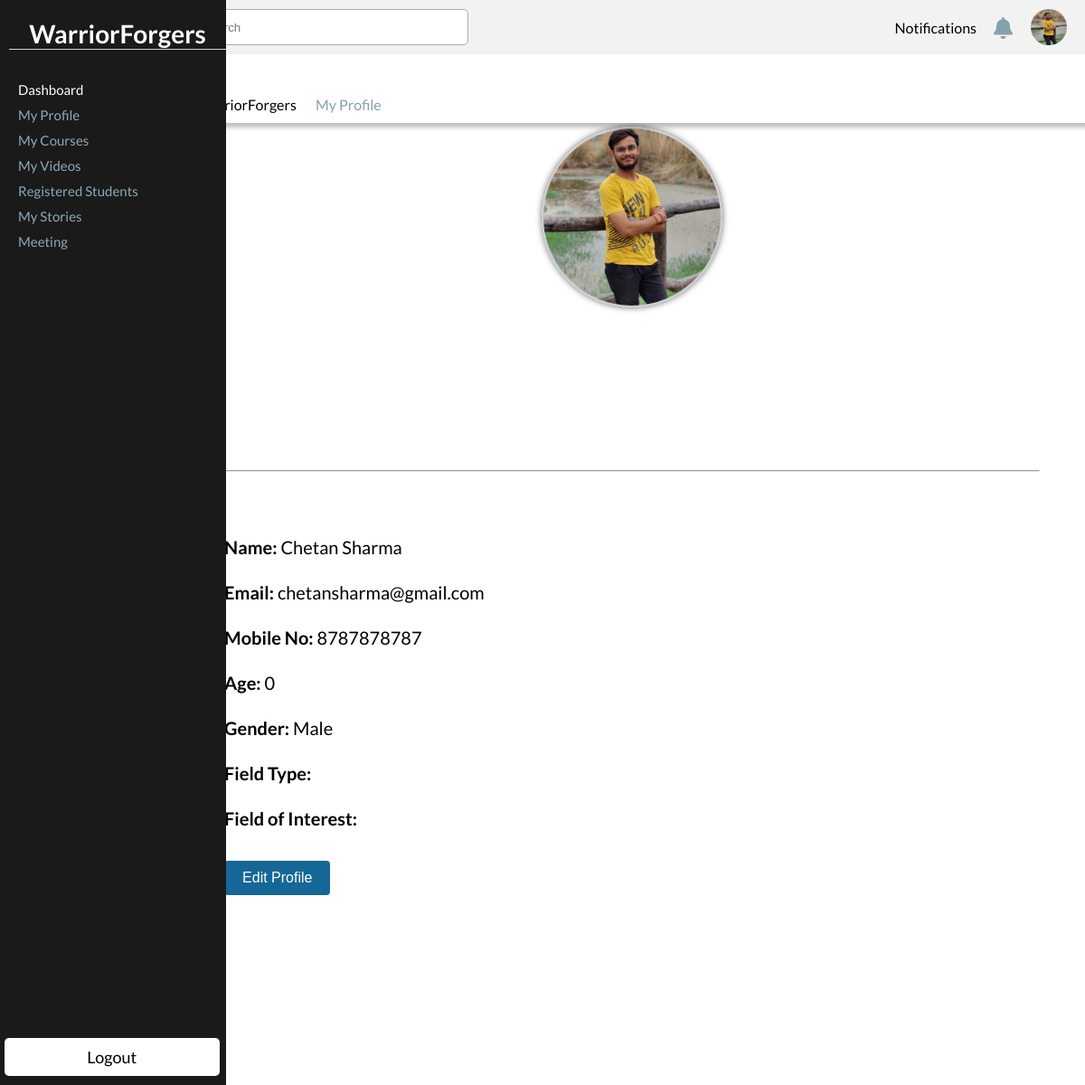
/mentor_dashboard/mentor_my_profile/ (signed in), run on the app's committed database.
### accounts/models.py (models this page shows, shortened)
class Mentor(User):
    gender_choices = (
        ("Male", "Male"),
        ("Female", "Female"),
        ("Other", "Other"),
    )
    field_type_choices = (
        ("Commssioned Officer", "Commssioned Officer"),
        ("Non-Commssioned Officer", "Non-Commssioned Officer")
    )
    field_of_interest_choices = (
        ("NDA", "NDA"),
        ("CDS", "CDS"),
        ("Territorial Army", "Territorial Army"),
    )
    mobile_number = models.CharField(max_length=10, blank=True)
    profile_pic = models.ImageField(upload_to='media/mentor_pics', blank=True)
    age = models.IntegerField(default=0)
    gender = models.CharField(max_length=10, blank=True, choices=gender_choices)
    bio = models.TextField(max_length=1000, blank=True, default="Not Available")
    students = models.ManyToManyField('Student', blank=True)
    courses = models.ManyToManyField('Course', blank=True)
    experties_field_type = models.CharField(max_length=100, choices=field_type_choices, blank=True)
    experties_field_of_interest = models.CharField(max_length=100, choices=field_of_interest_choices, blank=True)
    ratings = models.FloatField(default=0.0)
    class Meta:
        verbose_name_plural = "Mentors"

### mentor_dashboard/views.py (the view)
# urls.py: path('mentor_my_profile/', views.mentor_my_profile, name='mentor_my_profile'),
@login_required(login_url='/accounts/login')
def mentor_my_profile(request):
    user = request.user
    mentor = get_object_or_404(Mentor, user_ptr=user)
    parameters = {
        'mentor': mentor
    }
    return render(request, 'dashboard/mentor/my_profile.html', parameters)

### templates/dashboard/mentor/my_profile.html (shortened to what this page needs)
{% extends 'dashboard/mentor/base.html' %}
{% load static %}
{% block mylink %}
<link rel="stylesheet" href="{% static 'css/mentor_dashboard/my_profile.css' %}">
{% endblock %}
{% block page %}My Profile{% endblock %}
{% block main %}
<div class="main-container">
    <div class="non-edit" id="non-edit">
        <div class="my_profile_main">
            <div class="profile_div">
                <img id="previewImage" src="{{ mentor.profile_pic.url }}" alt="Profile Image">
            </div>
        </div>
        <hr id="profile-divider-non-edit">
        <div class="form-container">
            <div class="data">
                <label><b>Name:</b> {{ mentor.first_name }} {{ mentor.last_name }}</label>
                <label><b>Email:</b> {{ mentor.email }}</label>
                <label><b>Mobile No:</b> {{ mentor.mobile_number }}</label>
                <label><b>Age:</b> {{ mentor.age }}</label>
                <label><b>Gender:</b> {{ mentor.gender }}</label>
                <label><b>Field Type:</b> {{ mentor.field_type }}</label>
                <label id="lastfield"><b>Field of Interest:</b> {{ mentor.field_of_interest }}</label>
                <button onclick="edit()" id="pro-edit-btn">Edit Profile</button>
            </div>
        </div>
    </div>
</div>
{% endblock %}

### templates/dashboard/mentor/base.html (shortened to what this page needs)
{% load static %}
<!DOCTYPE html>
<html lang="en">
<head>
    <link rel="stylesheet" href="{% static 'css/mentor_dashboard/dashboard.css' %}">
    <link rel="stylesheet" href="{% static 'css/mentor_dashboard/dashboard_mobile.css' %}">
    {% block mylink %}
    {% endblock %}
</head>
<body>
    <header>
        <div class="navbar">
            <input type="text" class="search-bar" placeholder="Search" id="search-bar">
            <img src="{{ mentor.profile_pic.url }}" class="profile-icon" alt="Profile">
            <span class="noti-txt">Notifications</span>
            <span class="notification-icon"><i class="fa-sharp fa-solid fa-bell fa-xl"></i></span>
        </div>
        <div class="locater">
            <span><a href="#" id="main">WarriorForgers</a></span>
            <span><img src="{% static 'img/dashboard/arrow.png' %}" id="arrow"></span>
            <span id="navigator">
                {% block page %}
                {% endblock %}
            </span>
        </div>
    </header>
    <aside id="aside">
        <div class="nav">
            <ul class="nav-side">
                <li class="name">WarriorForgers</li>
                <ul class="sub-fields">
                    <li><a href="{% url 'mentor_dashboard' %}" id="active">Dashboard</a></li>
                    <li><a href="{% url 'mentor_my_profile' %}">My Profile</a></li>
                    <li><a href="{% url 'mentor_my_courses' %}">My Courses</a></li>
                    <li><a href="{% url 'mentor_my_videos' %}">My Videos</a></li>
                    <li><a href="{% url 'mentor_registered_students' %}">Registered Students</a></li>
                    <li><a href="">My Stories</a></li>
                    <li><a href="">Meeting</a></li>
                </ul>
            </ul>
            <div class="logout">
                <a href="{% url 'logout' %}" class="logout-btn">Logout</a>
            </div>
        </div>
    </aside>
    <main>
        {% block main %}
        {% endblock %}
    </main>
</body>
</html>

### static/css/mentor_dashboard/dashboard.css (style rules this page uses)
* { margin: 0; padding: 0; box-sizing: border-box; }
html { font-family: 'Lato', sans-serif; scroll-behavior: smooth; }
.navbar { background-color: #f2f2f2; height: 60px; display: flex; align-items: center; padding: 0 20px; width: 83.5%; float: right; overflow-x: hidden; position: fixed; right: 0; z-index: 1; }
.navbar .search-bar { width: 300px; height: 40px; border: 0.5px solid #aeaeae; border-radius: 5px; padding: 5px; }
.navbar .profile-icon,.notification-icon { position: absolute; right: 0; }
.navbar .profile-icon { right: 20px; height: 40px; width: 40px; border-radius: 50%; transition: all 0.2s; }
.navbar .notification-icon { color: #86a1ae; right: 80px; transition: all 0.3s; }
.noti-txt { position: absolute; right: 120px; }
aside { position: fixed; top: 0; left: 0; height: 100%; width: 250px; background-color: #1a1a1a; transition: all 0.5s ease; height: 100%; overflow-y:auto; z-index: 100; }
.nav-side .name { padding: 20px 0px; text-align: center; margin-left: 10px; padding-bottom: 0px; padding-top:20px ; font-size: 28px; border-bottom: #d2d2d2 solid 1px; color: #fff; font-weight: 600; }
ul.nav-side { list-style: none; font-size: 18px; }
.sub-fields { padding-top: 30px; }
li { padding:15px 0px; text-align: left; }
li a { text-decoration: none; color: #8da9b7; }
.sub-fields li a { color: #8da9b7; padding-left: 50px; }
.logout .logout-btn { background-color: #ffffff; border-radius: 5px; text-decoration: none; border: none; color: #000000; padding: 10px 0px; width: 95%; font-size: 18px; cursor: pointer; transition: all 0.5s ease; text-align: center; position: absolute; left: 5px; right: 5px; bottom: 10px; }
#active { color: white; }
.locater { position: fixed; left: 16.5%; top: 10%; text-decoration: none; z-index: 1; background-color: #fff; top: 8%; padding: 10px 20px; height: 40px; width: 84%; box-shadow: 0px 5px 5px rgba(0, 0, 0, 0.259); }
#main { text-decoration: none; color: #000000; }
#arrow { height: 15px; width: 15px; position: relative; top: 2px; }
#navigator { position: relative; left: 0px; color:#86a1ae; }
.main-container { position: absolute; height: 100%; width: 83.5%; float: right; top: 100px; right: 0; z-index: -1; display: block; }

### data on the page
Mentor: profile_pic (picture), mobile_number "8787878787", age "0", gender "Male"

### other printed values
{{ mentor.first_name }} "Chetan"
{{ mentor.last_name }} "Sharma"
{{ mentor.email }} "chetansharma@gmail.com"
